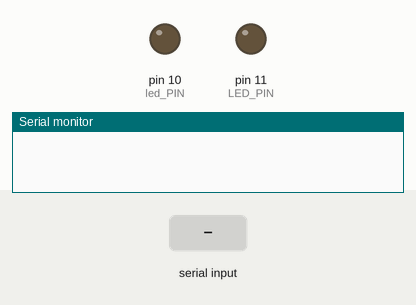
Simulated run of this sketch. Board: Arduino Uno, built with avr-gcc and run on an emulated ATmega328P. Shown: output pins drawn as LEDs (lit = HIGH), the last lines printed to the serial monitor. The inputs (shaded band) are chosen by the test bench.

Above: at 1.2 s.
1.3 s: "A90\n" received over Serial
2.8 s: "A,45\n" received over Serial
At 3.8 s:
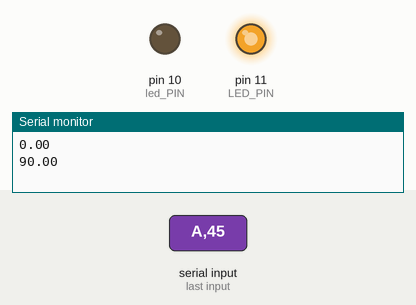
4.3 s: "B90\n" received over Serial
At 4.9 s:
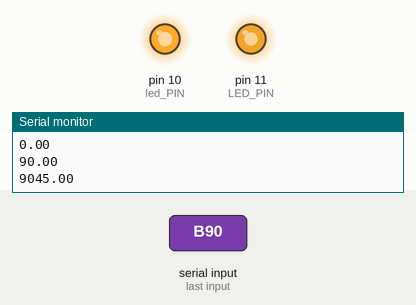
5.8 s: "A" received over Serial
At 6.1 s:
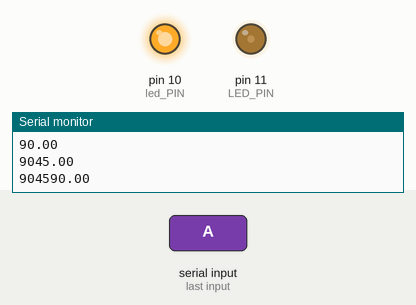
Timing chart, 0 to 8.3 s (numbered marks = the images above; inputs shaded):
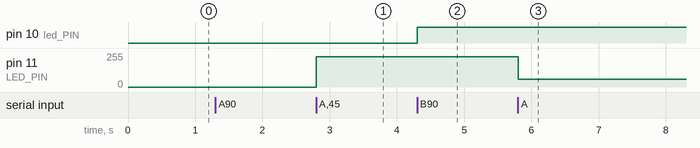

Measured:
- after the input at 2.8 s, pin 11 (LED_PIN): 0/255 → 228/255 at once
- after the input at 4.3 s, pin 10 (led_PIN): LOW → HIGH at once
- after the input at 5.8 s, pin 11 (LED_PIN): 228/255 → 58/255 at once

The sketch:

micropro3.16.2020.1.ino
```cpp
#define LED_PIN 11
#define led_PIN 10
float brightness = 0;
String buff;

void setup() {
// put your setup code here, to run once:
  Serial.begin(9600);
}
  void loop() {
// put your main code here, to run repeatedly:
  if (Serial.available() > 0) {
    char inByte = Serial.read();
        if(inByte == 'L'){
      buff = " ";
    }
    if(('0'<= inByte) && (inByte <= '9')){
      buff += inByte;
    }
    if(inByte == 'A'){
      brightness = buff.toInt();
      Serial.println(brightness);
      analogWrite(LED_PIN,int(brightness*2.54));
    }
    if(inByte == 'B'){
      brightness = buff.toInt();
      Serial.println(brightness);
      analogWrite(led_PIN,int(brightness*2.54));
    }
  }
}
```
